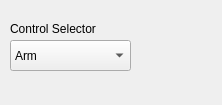
<?xml version="1.0" encoding="UTF-8"?>
<ui version="4.0">
 <class>Form</class>
 <widget class="QWidget" name="Form">
  <property name="geometry">
   <rect>
    <x>0</x>
    <y>0</y>
    <width>222</width>
    <height>105</height>
   </rect>
  </property>
  <property name="windowTitle">
   <string>Form</string>
  </property>
  <widget class="QComboBox" name="controlSelector">
   <property name="geometry">
    <rect>
     <x>10</x>
     <y>40</y>
     <width>121</width>
     <height>31</height>
    </rect>
   </property>
   <item>
    <property name="text">
     <string>Arm </string>
    </property>
   </item>
   <item>
    <property name="text">
     <string>Drive</string>
    </property>
   </item>
   <item>
    <property name="text">
     <string>Science</string>
    </property>
   </item>
   <item>
    <property name="text">
     <string>Autonomy</string>
    </property>
   </item>
  </widget>
  <widget class="QLabel" name="label">
   <property name="geometry">
    <rect>
     <x>10</x>
     <y>20</y>
     <width>131</width>
     <height>17</height>
    </rect>
   </property>
   <property name="text">
    <string>Control Selector</string>
   </property>
  </widget>
 </widget>
 <resources/>
 <connections/>
</ui>
